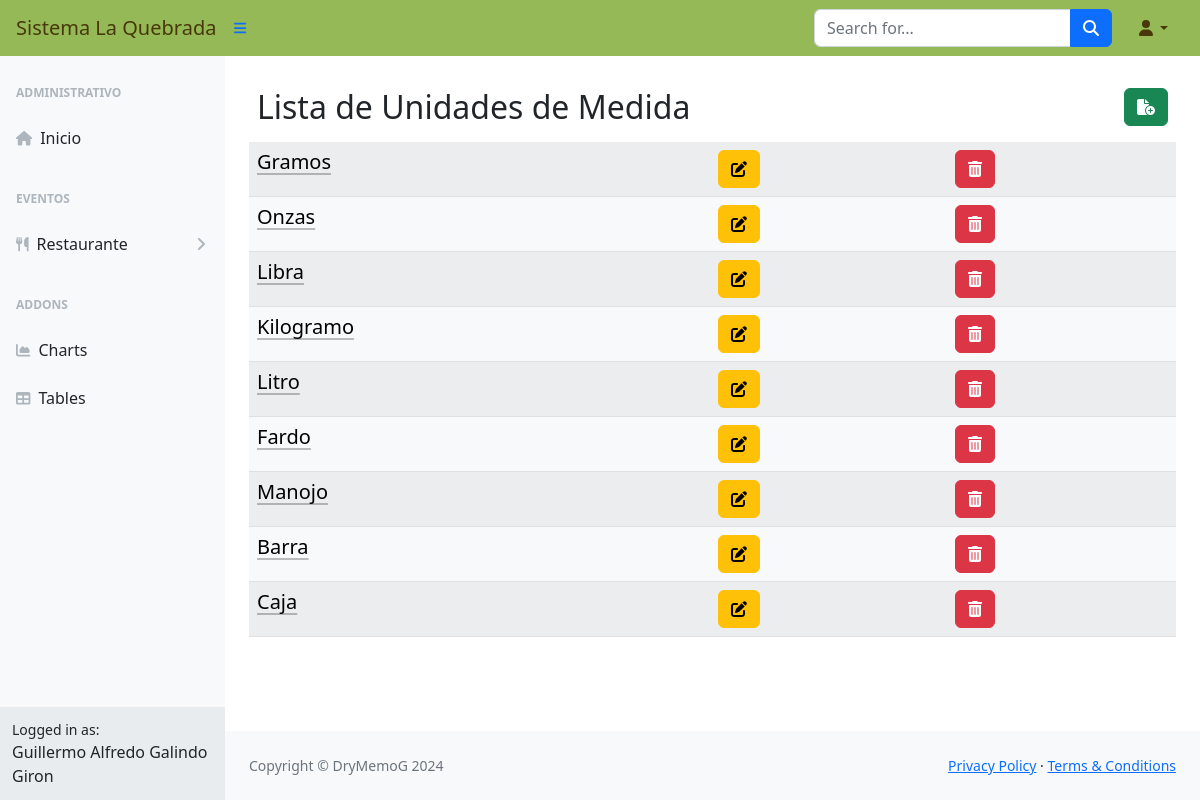
Before: /gper/unidadmedida/ (signed in) with the older database file.
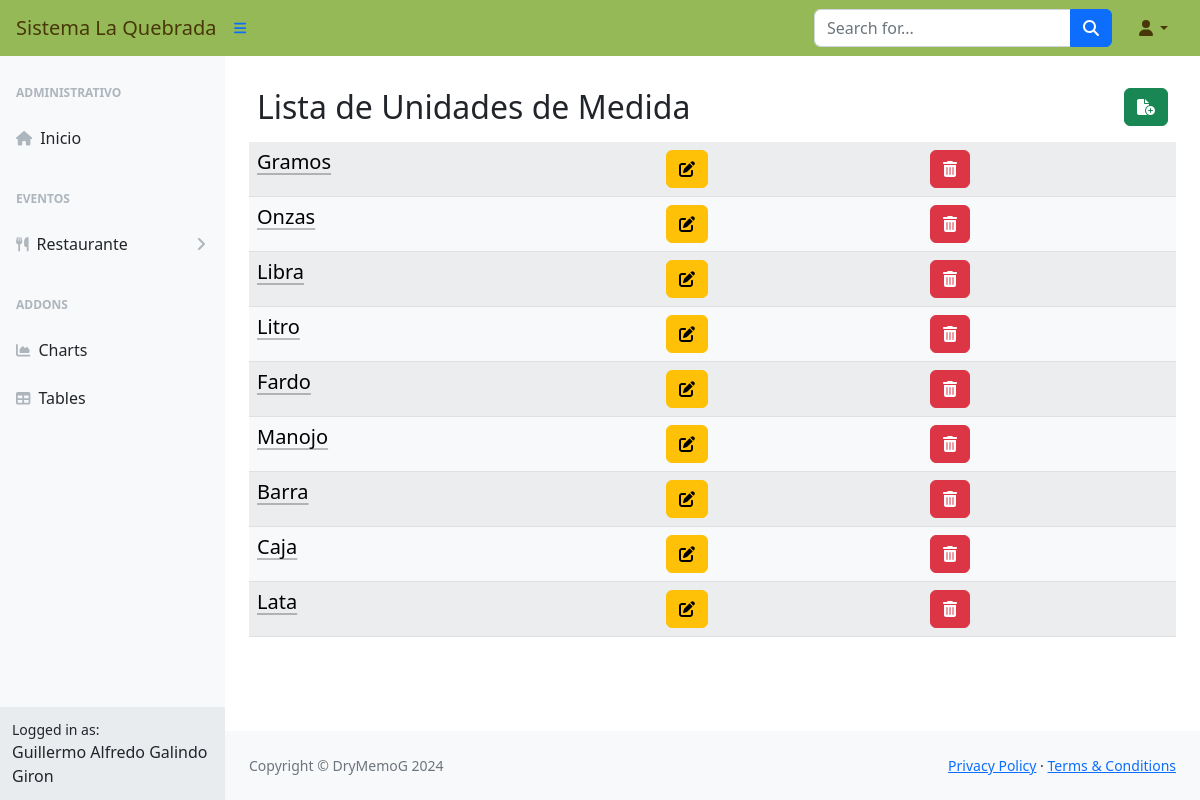
After: the same page with the newer database file.
### gper/models.py (models this page shows, shortened)
class UnidadMedida(models.Model):
    idUnidadMedida = models.AutoField(primary_key=True)
    unidad = models.CharField(max_length=255, blank=False, null=False, error_messages="El campo no puede estar vacío")

### gper/views.py (the view)
# urls.py: path('unidadmedida/', views.UnidadMedidaListView.as_view(), name="UnidadMedidaList"),
class UnidadMedidaListView(LoginRequiredMixin, ListView):
    model = UnidadMedida
    template_name = 'UnidadMedida/Unidades.html'

### gper/templates/UnidadMedida/Unidades.html (shortened to what this page needs)
{% extends 'base_generic.html' %}
{% block content %}
    <div class="container-sm">
        <br>
        <div class="d-flex p-2">
            <div class="d-flex justify-content-start flex-grow-1">
                <h2>Lista de Unidades de Medida</h2>
            </div>
            <div class="d-flex justify-content-end">
                <a href="{% url 'UnidadMedidaNew' %}"><button type="button" class="btn btn-success"><i class="fas fa-file-circle-plus"></i></button> </a>
            </div>
        </div>
        <div class="table-responsive-sm">
            <table class="table table-light table-striped table-hover">
                {% for unidad in object_list %}
                <tr>
                    <td><a class="link-body-emphasis link-offset-2 link-underline-opacity-25 link-underline-opacity-75-hover" href="#" data-bs-toggle="modal" data-bs-target="#miModal" data-url="{% url 'UnidadMedidaDetail' unidad.idUnidadMedida %}"><h5>{{ unidad.unidad }} </h5> </a> </td>
                    <td><a href="{% url 'UnidadMedidaEdit' unidad.idUnidadMedida %}" ><button type="button" class="btn btn-warning"><i class="fas fa-pen-to-square"></i></button></a></td>
                    <td><a href="{% url 'UnidadMedidaDelete' unidad.idUnidadMedida %}"><button type="button" class="btn btn-danger"><i class="fas fa-trash-can"></i></button></a></td>
                </tr>
                {% empty %}
                <tr>
                    <td>No hay unidades de medida disponibles.</td>
                </tr>
                {% endfor %}
            </table>
        </div>
    </div>
{% endblock %}

Changed rows visible on the page:
removed UnidadMedida: unidad "Kilogramo"
added UnidadMedida: unidad "Lata"
